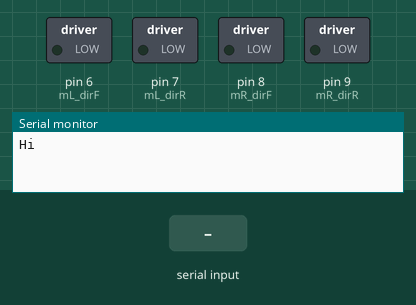
This sketch was run on a simulated Arduino Uno, built with avr-gcc and run on an emulated ATmega328P. Parts: switched loads named in the sketch (green lamp = pin HIGH), the last lines printed to the serial monitor. The inputs (shaded band) are chosen by the test bench. Pins used as bus, display or sensor lines are not drawn.

Above: at 1.2 s.
1.3 s: "90,45\n" received over Serial
At 2.5 s:
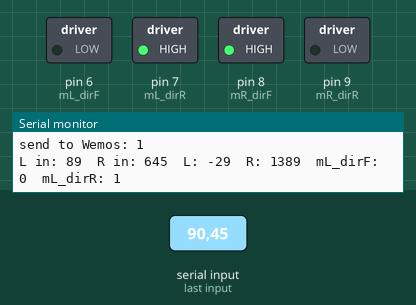
2.8 s: "30,150\n" received over Serial
At 3.8 s:
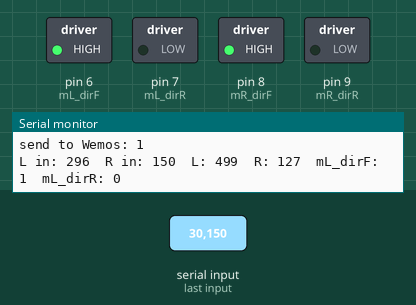
4.3 s: "5\n" received over Serial
At 5.5 s:
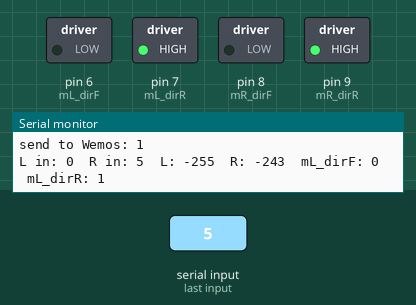
5.8 s: "0\n" received over Serial
At 6.4 s:
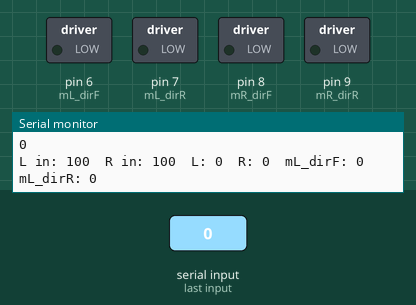
7.3 s: "90\n" received over Serial
At 8.0 s:
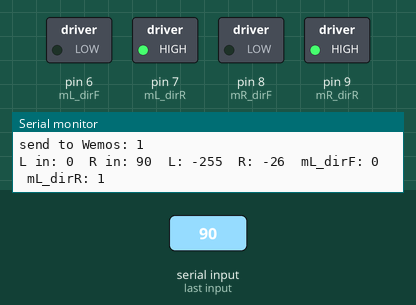
Timing chart, 0 to 9.8 s (numbered marks = the images above; inputs shaded):
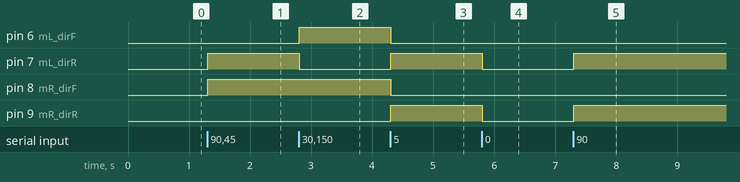

The sketch:

Hund_Serial_read.ino
```cpp
#include <SoftwareSerial.h>
SoftwareSerial WemosSerial(3, 2); // RX, TX

#define mL_power 5   // Motor left power
#define mL_dirF 6    // Motor left direction forward
#define mL_dirR 7    // Motor left direction reverse
#define mR_dirF 8    // Motor right direction forward
#define mR_dirR 9    // Motor right direction reverse
#define mR_power 10   // Motor right power

int l = 0, r = 0;
int inputL, inputR;
String rawIn;
long input;
char incomingByte;
void setup() {

  Serial.begin(9600);
  WemosSerial.begin(115200);
  Serial.println("Hi");
  WemosSerial.println("Hi");

  pinMode(mL_power, OUTPUT);
  pinMode(mL_dirF, OUTPUT);
  pinMode(mL_dirR, OUTPUT);
  pinMode(mR_dirF, OUTPUT);
  pinMode(mR_dirR, OUTPUT);
  pinMode(mR_power, OUTPUT);
}

void loop() {
  if (Serial.available() > 0) {
    input = 0;
    while (1) {           // force into a loop until 'n' is received
      incomingByte = Serial.read();
      if (incomingByte == '\n') break;   // exit the while(1), we're done receiving
      if (incomingByte == -1) continue;  // if no characters are in the buffer read() returns -1
      input *= 10;  // shift left 1 decimal place
      // convert ASCII to integer, add, and shift left 1 decimal place
      input = ((incomingByte - 48) + input);
    }
    //input = Serial.parseInt();
    Serial.println(input);

    if (input != 1 && input != 2 && input != 3) {   // 1: Bellen, 2: Schwanzwedeln, 3: Schwanzwedeln aus
      if (input == 0) {
        input = 100100;
      }
      if (input != 100100){
        Serial.println("send to Wemos: 1");
        WemosSerial.println(1); // Bellen bei Bewegung
      }
      inputL = input / 1000;
      inputR = input - inputL * 1000;
      l = map(inputL, 0, 200, -255, 255);
      r = map(inputR, 0, 200, -255, 255);


      if (l > 0) {
        digitalWrite(mL_dirF, 1);
        digitalWrite(mL_dirR, 0);
      } else if (l < 0) {
        digitalWrite(mL_dirF, 0);
        digitalWrite(mL_dirR, 1);
      } else {
        digitalWrite(mL_dirF, 0);
        digitalWrite(mL_dirR, 0);
      }
      if (r > 0) {
        digitalWrite(mR_dirF, 1);
        digitalWrite(mR_dirR, 0);
      } else if (l < 0) {
        digitalWrite(mR_dirF, 0);
        digitalWrite(mR_dirR, 1);
      } else {
        digitalWrite(mR_dirF, 0);
        digitalWrite(mR_dirR, 0);
      }
      analogWrite(mL_power, abs(l));
      analogWrite(mR_power, abs(r));

      Serial.println("L in: " + String(inputL) + "\tR in: " + String(inputR) + "\tL: " + String(l) + "\tR: " + String(r) + "\tmL_dirF: " + String(digitalRead(mL_dirF)) + "\tmL_dirR: " + String(digitalRead(mL_dirR)) + "\n");
      //WemosSerial.println("L in: " + String(inputL) + "\tR in: " + String(inputR) + "\tL: " + String(l) + "\tR: " + String(r) + "\tmL_dirF: " + String(digitalRead(mL_dirF)) + "\tmL_dirR: " + String(digitalRead(mL_dirR)) + "\n");
    }
    else {
      Serial.println("send to Wemos: " + String(input));
      WemosSerial.println(input);   // 1: Bellen, 2: Schwanzwedeln, 3: Schwanzwedeln aus
    }

  }
}
```

Measured:
- after the input at 1.3 s, pin 7 (mL_dirR), pin 8 (mR_dirF): LOW → HIGH at once
- after the input at 2.8 s, pin 6 (mL_dirF): LOW → HIGH at once; pin 7 (mL_dirR): HIGH → LOW at once
- after the input at 4.3 s, pin 6 (mL_dirF), pin 8 (mR_dirF): HIGH → LOW at once; pin 7 (mL_dirR), pin 9 (mR_dirR): LOW → HIGH at once
- after the input at 5.8 s, pin 7 (mL_dirR), pin 9 (mR_dirR): HIGH → LOW at once
- after the input at 7.3 s, pin 7 (mL_dirR), pin 9 (mR_dirR): LOW → HIGH at once
